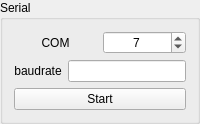
         <widget class="QGroupBox" name="verticalGroupBox_5">
          <property name="sizePolicy">
           <sizepolicy hsizetype="Preferred" vsizetype="Preferred">
            <horstretch>2</horstretch>
            <verstretch>3</verstretch>
           </sizepolicy>
          </property>
          <property name="title">
           <string>Serial</string>
          </property>
          <layout class="QVBoxLayout" name="verticalLayout_6">
           <item>
            <layout class="QHBoxLayout" name="horizontalLayout_4">
             <item>
              <widget class="QLabel" name="lbl_serial">
               <property name="text">
                <string>COM</string>
               </property>
               <property name="alignment">
                <set>Qt::AlignCenter</set>
               </property>
              </widget>
             </item>
             <item>
              <widget class="QSpinBox" name="sp_port">
               <property name="minimumSize">
                <size>
                 <width>0</width>
                 <height>0</height>
                </size>
               </property>
               <property name="focusPolicy">
                <enum>Qt::NoFocus</enum>
               </property>
               <property name="alignment">
                <set>Qt::AlignCenter</set>
               </property>
               <property name="value">
                <number>7</number>
               </property>
              </widget>
             </item>
            </layout>
           </item>
           <item>
            <layout class="QHBoxLayout" name="horizontalLayout_5">
             <item>
              <widget class="QLabel" name="lbl_serial_2">
               <property name="text">
                <string>baudrate</string>
               </property>
               <property name="alignment">
                <set>Qt::AlignCenter</set>
               </property>
              </widget>
             </item>
             <item>
              <widget class="QLineEdit" name="le_baud">
               <property name="focusPolicy">
                <enum>Qt::NoFocus</enum>
               </property>
               <property name="maxLength">
                <number>6</number>
               </property>
               <property name="alignment">
                <set>Qt::AlignRight|Qt::AlignTrailing|Qt::AlignVCenter</set>
               </property>
              </widget>
             </item>
            </layout>
           </item>
           <item>
            <widget class="QPushButton" name="btn_serial">
             <property name="sizePolicy">
              <sizepolicy hsizetype="Preferred" vsizetype="Fixed">
               <horstretch>0</horstretch>
               <verstretch>0</verstretch>
              </sizepolicy>
             </property>
             <property name="minimumSize">
              <size>
               <width>0</width>
               <height>0</height>
              </size>
             </property>
             <property name="focusPolicy">
              <enum>Qt::NoFocus</enum>
             </property>
             <property name="text">
              <string>Start</string>
             </property>
            </widget>
           </item>
          </layout>
         </widget>
